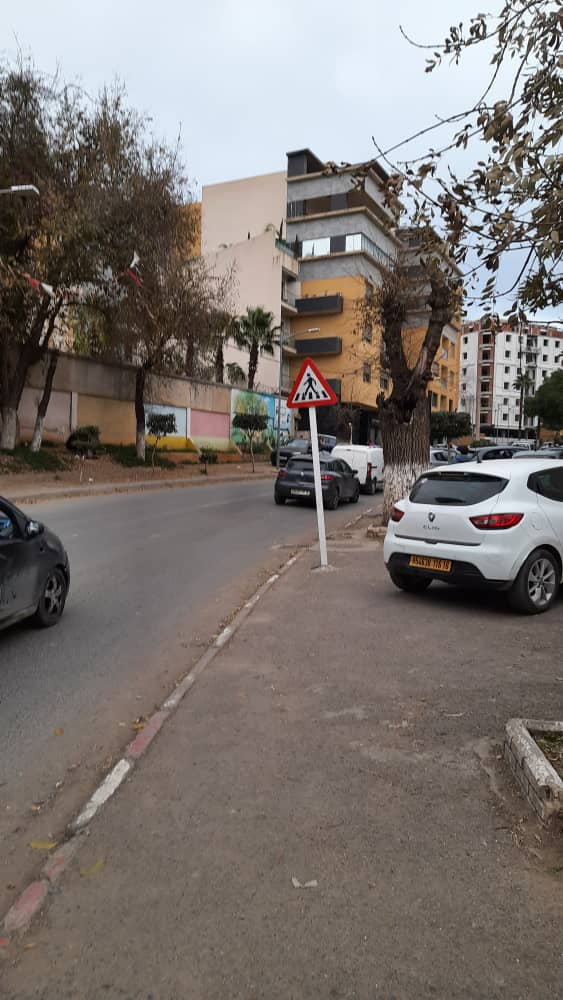
#> input picture Projet TAI/test2/WhatsApp Image 2025-01-06 at 5.56.41 PM.jpeg, 563 x 1000 px; its folder holds only this picture in this run
$ python sift.py
#> lines starting #> are read from the running program, lines starting #| are printed output that depends on the picture
import cv2
import numpy as np
import os

# Step 1: Load Dataset Images
def load_dataset_images(folder_path):
#> called with folder_path = 'test2'
    images = []
    image_names = []
    for filename in os.listdir(folder_path):
        if filename.endswith((".png", ".jpg", ".jpeg")):
            img = cv2.imread(os.path.join(folder_path, filename))
#> img is the input picture: shape (1000, 563, 3); mean B, G, R 113, 116.8, 123.8
            if img is not None:
                images.append(img)
                image_names.append(filename)
    return images, image_names

# Step 2: SIFT Feature Extraction
def sift(image):
    gray = cv2.cvtColor(image, cv2.COLOR_BGR2GRAY)
    sift = cv2.SIFT_create()
    keypoints, descriptors = sift.detectAndCompute(gray, None)
    if descriptors is None:
        print("No descriptors found for an image.")
    return keypoints, descriptors

# Step 3: Descriptor Matching using FLANN
def match_descriptors(desc1, desc2):
    if desc1 is None or desc2 is None or len(desc1) < 2 or len(desc2) < 2:
        print("Not enough descriptors to match.")
        return []

    # FLANN parameters
    index_params = dict(algorithm=1, trees=7)
    search_params = dict(checks=70)
    flann = cv2.FlannBasedMatcher(index_params, search_params)

    # Perform matching
    matches = flann.knnMatch(desc1.astype(np.float32), desc2.astype(np.float32), k=2)  # Ensure descriptors are float32

    good_matches = []
    for m, n in matches:
        if m.distance < 0.5 * n.distance:
            good_matches.append(m)
    return good_matches

# Step 4: Filter Matches using Homography
def filter_matches_with_homography(matches, keypoints1, keypoints2):
    if len(matches) < 4:  # Minimum matches required for homography
        return []
    src_pts = np.float32([keypoints1[m.queryIdx].pt for m in matches]).reshape(-1, 1, 2)
    dst_pts = np.float32([keypoints2[m.trainIdx].pt for m in matches]).reshape(-1, 1, 2)
    H, mask = cv2.findHomography(src_pts, dst_pts, cv2.RANSAC, 5.0)
    if mask is None:
        return []
    matches_mask = mask.ravel().tolist()
    return [m for i, m in enumerate(matches) if matches_mask[i]]

# Step 5: Find the Most Similar Image
def find_most_similar_image(query_image, dataset_images, image_names):
    query_keypoints, query_descriptors = sift(query_image)
    if query_descriptors is None:
        print("No descriptors found in query image.")
        return None, None, None, None, None

    max_matches = 0
    best_image = None
    best_image_name = None
    best_keypoints = None
    best_matches = None

    for dataset_image, image_name in zip(dataset_images, image_names):
        dataset_keypoints, dataset_descriptors = sift(dataset_image)
        if dataset_descriptors is None:
            continue  # Skip images with no descriptors

        matches = match_descriptors(query_descriptors, dataset_descriptors)
        filtered_matches = filter_matches_with_homography(matches, query_keypoints, dataset_keypoints)
        num_good_matches = len(filtered_matches)

        if num_good_matches > max_matches:
            max_matches = num_good_matches
            best_image = dataset_image
            best_image_name = image_name
            best_keypoints = dataset_keypoints
            best_matches = filtered_matches

    return best_image, best_image_name, best_keypoints, best_matches, query_keypoints

# Step 6: Visualize the Best Match
def visualize_matches(query_image, query_keypoints, best_image, best_keypoints, matches):
    img_matches = cv2.drawMatches(query_image, query_keypoints, best_image, best_keypoints, matches, None, flags=cv2.DrawMatchesFlags_NOT_DRAW_SINGLE_POINTS)
    cv2.imshow("Best Match", img_matches)
    cv2.waitKey(0)
    cv2.destroyAllWindows()

# Main Execution
if __name__ == "__main__":
    dataset_folder = "test2"
    query_image_path = "query.jpeg"

    dataset_images, image_names = load_dataset_images(dataset_folder)
#> dataset_images = 1 item; image_names = 1 item
    query_image = cv2.imread(query_image_path)
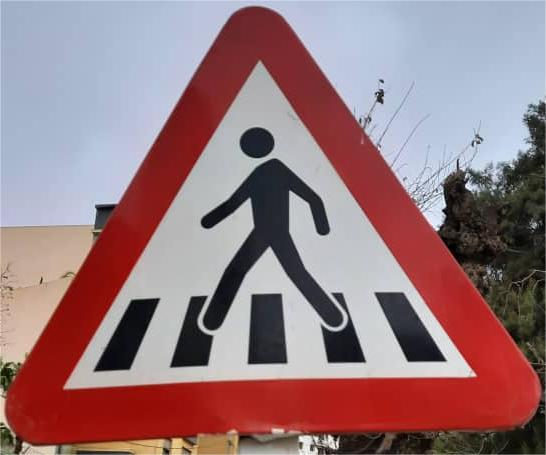
#> input picture Projet TAI/query.jpeg, 546 x 455 px
#> query_image is the input picture: shape (455, 546, 3); mean B, G, R 125.8, 120.8, 151.1

    if query_image is None:
        print("Query image not found.")
    else:
        # Find the most similar image and retrieve all required data
        best_image, best_image_name, best_keypoints, best_matches, query_keypoints = find_most_similar_image(
            query_image, dataset_images, image_names
        )
#> in sift, `gray = cv2.cvtColor(image, cv2.COLOR_BGR2GRAY)`:
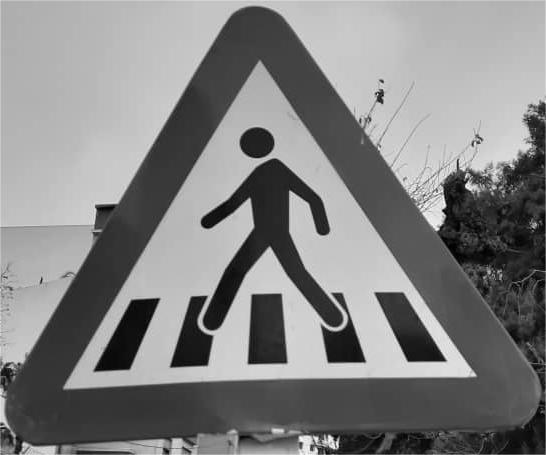
#> gray: shape (455, 546); min 0, max 254, mean 130.4
#> in sift, `keypoints, descriptors = sift.detectAndCompute(gray, None)`: keypoints = 679 keypoints; strongest (x, y, size): (343, 346, 23.1), (192, 348, 23.5), (209, 221, 11), (256, 141, 19.2)
#> in find_most_similar_image, `query_keypoints, query_descriptors = sift(query_image)`: query_keypoints has the same summary as keypoints in sift
#> the loop in find_most_similar_image, `for dataset_image, image_name in zip(dataset_images, image_names):` made 1 pass
#> (index_params in match_descriptors, search_params in match_descriptors, matches, matches_mask in filter_matches_with_homography, filtered_matches, num_good_matches, max_matches, best_matches) on pass 1: ({'algorithm': 1, 'trees': 7}, {'checks': 70}, 13 matches, [1, 1, 0, 1, 1, 1, 1, 1, 1, 0, 1, 1, 1], 11 matches, 11, 11, 11 matches)
#> pass 1, in sift (call 2), `gray = cv2.cvtColor(image, cv2.COLOR_BGR2GRAY)`:
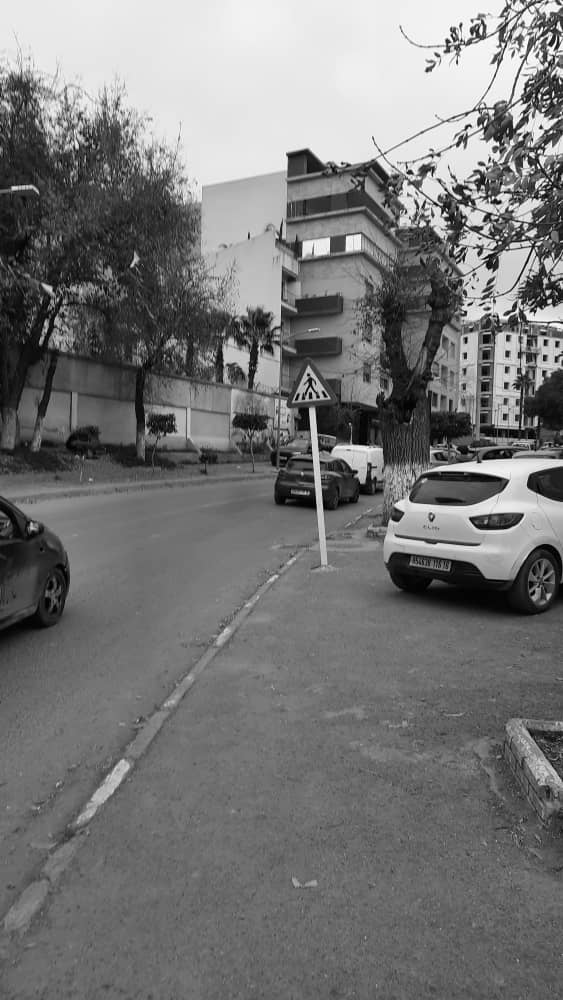
#> gray: shape (1000, 563); min 0, max 255, mean 118.5
#> after the loop in find_most_similar_image, `for dataset_image, image_name in zip(dataset_images, image_names):`: max_matches = 11
#> best_keypoints = 3730 keypoints; strongest (x, y, size): (541, 127, 2.5), (410, 172, 3.5), (500, 243, 1.9), (549, 301, 2.9); best_matches = 11 matches; query_keypoints has the same summary as keypoints in sift

        if best_image is not None:
            print(f"The most similar image is: {best_image_name}")
#| The most similar image is: WhatsApp Image 2025-01-06 at 5.56.41 PM.jpeg
            visualize_matches(query_image, query_keypoints, best_image, best_keypoints, best_matches)
#> in visualize_matches, `img_matches = cv2.drawMatches(query_image, query_keypoints, best_image..`:
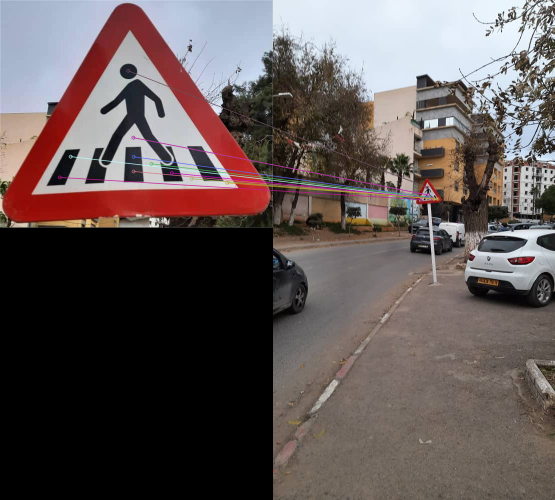
#> img_matches: shape (1000, 1109, 3) (shown at 1/2 size); mean B, G, R 86, 86.5, 97
        else:
            print("No matching image found.")
